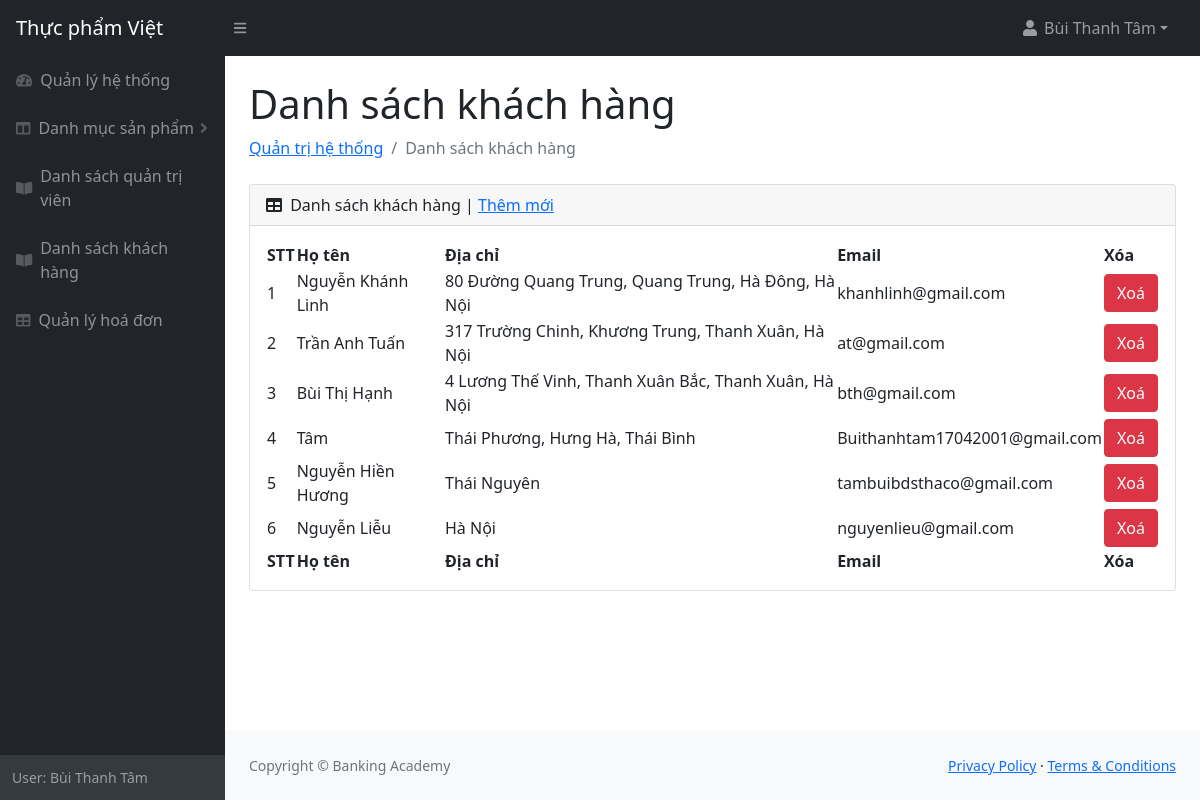
Screenshot of /admin/khachhang.php (signed in) with the database file from the repository.
### tables this page shows
CREATE TABLE `tbl_khachhang` (
  `khachhang_id` int(11) NOT NULL,
  `ten_khachhang` varchar(50) NOT NULL,
  `dia_chi` varchar(70) NOT NULL,
  `email` varchar(50) NOT NULL,
  `mat_khau` varchar(50) NOT NULL
);

### admin/khachhang.php (the view, shortened to what this page needs)
<!DOCTYPE html>
<html lang="en">
    <head>
        <link href="https://cdn.jsdelivr.net/npm/simple-datatables@latest/dist/style.css" rel="stylesheet" />
        <link href="css/styles.css" rel="stylesheet" />
    </head>
    <body class="sb-nav-fixed">
        <?php
        include("slide.php");
        ?>
            <div id="layoutSidenav_content">
                <main>
                    <div class="container-fluid px-4">
                        <h1 class="mt-4">Danh sách khách hàng</h1>
                        <ol class="breadcrumb mb-4">
                            <li class="breadcrumb-item"><a href="index.php">Quản trị hệ thống</a></li>
                            <li class="breadcrumb-item active">Danh sách khách hàng</li>
                        </ol>
                        <div class="card mb-4">
                            <div class="card-header">
                                <i class="fas fa-table me-1"></i>
                                Danh sách khách hàng | <a href="khachhang_themmoi.php">Thêm mới</a>
                            </div>
                            <div class="card-body">
                                <table id="datatablesSimple">
                                    <thead>
                                        <tr>
                                            <th>STT</th>
                                            <th>Họ tên</th>
                                            <th>Địa chỉ</th>
                                            <th>Email</th>
                                            <th>Xóa</th>
                                        </tr>
                                    </thead>
                                    <tfoot>
                                        <tr>
                                            <th>STT</th>
                                            <th>Họ tên</th>
                                            <th>Địa chỉ</th>
                                            <th>Email</th>
                                            <th>Xóa</th>
                                        </tr>
                                    </tfoot>
                                    <tbody>
                                    <?php
                                        $sql = "
                                                  SELECT * FROM tbl_khachhang
                                        ";
                                        $ket_qua = mysqli_query($ket_noi, $sql);
                                        $i=0;
                                        while ($row = mysqli_fetch_array($ket_qua)) {
                                            $i++;
                                    ;?>
                                        <tr>
                                            <td><?php echo $i;?></td>
                                            <td><?php echo $row["ten_khachhang"];?></td>
                                            <td><?php echo $row["dia_chi"];?></td>
                                            <td><?php echo $row["email"];?></td>
                                            <td><a class="btn btn-danger" href="khachhang_xoa.php?id=<?php echo $row["khachhang_id"]; ?>" onclick="return confirm('Bạn có muốn xoá?')">Xoá</a></td>
                                        </tr>
                                    <?php
                                        }
                                    ;?>
                                    </tbody>
                                </table>
                            </div>
                        </div>
                    </div>
                </main>
                <footer class="py-4 bg-light mt-auto">
                    <div class="container-fluid px-4">
                        <div class="d-flex align-items-center justify-content-between small">
                            <div class="text-muted">Copyright &copy; Banking Academy</div>
                            <div>
                                <a href="#">Privacy Policy</a>
                                &middot;
                                <a href="#">Terms &amp; Conditions</a>
                            </div>
                        </div>
                    </div>
                </footer>
            </div>
        </div>
    </body>
</html>

### admin/slide.php (shortened to what this page needs)
<nav class="sb-topnav navbar navbar-expand navbar-dark bg-dark">
            <a class="navbar-brand ps-3" href="index.php">Thực phẩm Việt</a>
            <button class="btn btn-link btn-sm order-1 order-lg-0 me-4 me-lg-0" id="sidebarToggle" href="#!"><i class="fas fa-bars"></i></button>
            <form class="d-none d-md-inline-block form-inline ms-auto me-0 me-md-3 my-2 my-md-0">
                <div class="input-group">
                    <i class="fas fa-search"></i>
                </div>
            </form>
            <ul class="navbar-nav ms-auto ms-md-0 me-3 me-lg-4">
                <li class="nav-item dropdown">
                    <a class="nav-link dropdown-toggle" id="navbarDropdown" href="#" role="button" data-bs-toggle="dropdown" aria-expanded="false"><i class="fas fa-user fa-fw"></i>   <?php echo $_SESSION['ten_admin'];?></a>
                </li>
            </ul>
        </nav>
        <div id="layoutSidenav">
            <div id="layoutSidenav_nav">
                <nav class="sb-sidenav accordion sb-sidenav-dark" id="sidenavAccordion" >
                    <div class="sb-sidenav-menu" >
                        <div class="nav">
                            <a class="nav-link" href="index.php">
                                <div class="sb-nav-link-icon"><i class="fas fa-tachometer-alt"></i></div>
                                Quản lý hệ thống
                            </a>
                            <a class="nav-link collapsed" href="" data-bs-toggle="collapse" data-bs-target="#collapseLayouts" aria-expanded="false" aria-controls="collapseLayouts">
                                <div class="sb-nav-link-icon"><i class="fas fa-columns"></i></div>
                                Danh mục sản phẩm
                                <div class="sb-sidenav-collapse-arrow"><i class="fas fa-angle-down"></i></div>
                            </a>
                            <a class="nav-link" href="quantrivien.php">
                                <div class="sb-nav-link-icon"><i class="fas fa-book-open"></i></div>
                                Danh sách quản trị viên
                            </a>
                            <a class="nav-link" href="khachhang.php">
                                <div class="sb-nav-link-icon"><i class="fas fa-book-open"></i></div>
                                Danh sách khách hàng
                            </a>
                            <a class="nav-link" href="hoadon.php">
                                <div class="sb-nav-link-icon"><i class="fas fa-table"></i></div>
                                Quản lý hoá đơn
                            </a>
                        </div>
                    </div>
                    <div class="sb-sidenav-footer">
                        <div class="small">User: <?php echo $_SESSION['ten_admin'];?> </div>
                    </div>
                </nav>
            </div>

### rows the page displays
tbl_khachhang: ten_khachhang "Nguyễn Khánh Linh", dia_chi "80 Đường Quang Trung, Quang Trung, Hà Đông, Hà Nội", email "khanhlinh@gmail.com"
tbl_khachhang: ten_khachhang "Trần Anh Tuấn", dia_chi "317 Trường Chinh, Khương Trung, Thanh Xuân, Hà Nội", email "at@gmail.com"
tbl_khachhang: ten_khachhang "Bùi Thị Hạnh", dia_chi "4 Lương Thế Vinh, Thanh Xuân Bắc, Thanh Xuân, Hà Nội", email "bth@gmail.com"
tbl_khachhang: ten_khachhang "Tâm", dia_chi "Thái Phương, Hưng Hà, Thái Bình", email "Buithanhtam17042001@gmail.com"
tbl_khachhang: ten_khachhang "Nguyễn Hiền Hương", dia_chi "Thái Nguyên", email "tambuibdsthaco@gmail.com"
tbl_khachhang: ten_khachhang "Nguyễn Liễu", dia_chi "Hà Nội", email "nguyenlieu@gmail.com"

### other values shown
$_SESSION['ten_admin'] "Bùi Thanh Tâm"
